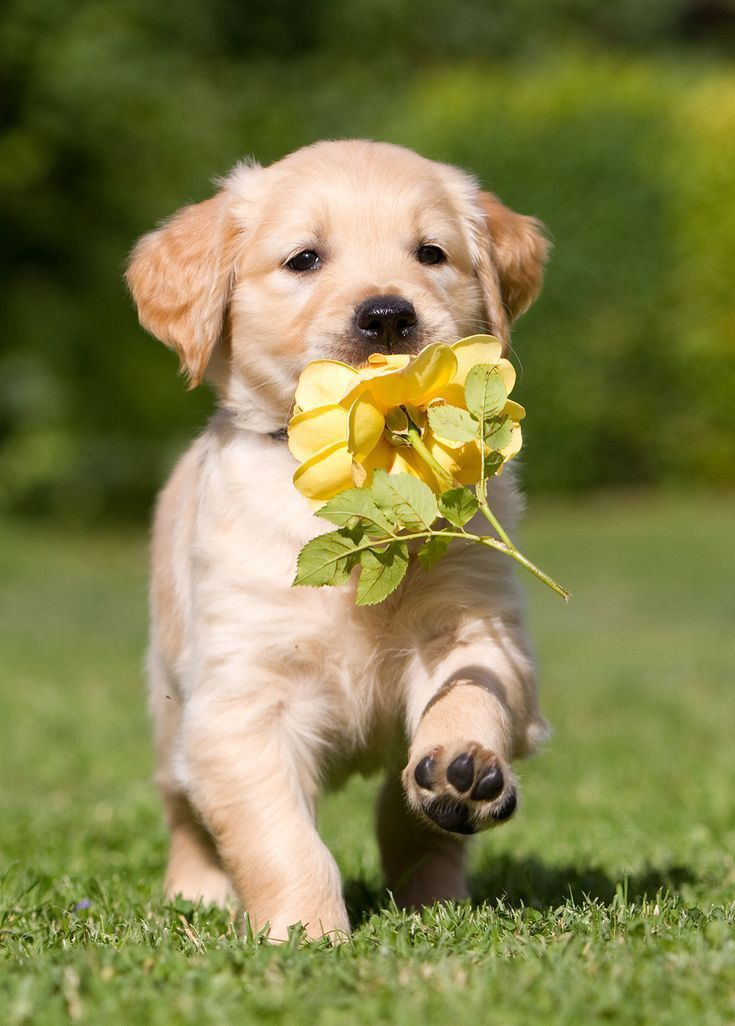
#> input picture image/dog.jpg, 735 x 1026 px
$ jupyter execute mid_term.ipynb   (shell and % lines are left out)
#> lines starting #> are read from the running program, lines starting #| are printed output that depends on the picture
# Midterm assigment
**Image enhancement** is the process of improving the visual quality of an image by adjusting its characteristics, such as contrast, brightness, or color balance. Image enhancement techniques can be used to emphasize certain features, correct for poor lighting conditions, or simply make an image more aesthetically pleasing.

In this assignment, students will implement different image enhancement techniques using Python and OpenCV to gain a deeper understanding of how these methods work and their applications in real-world scenarios.

The assignment can be structured as follows:

1. Load an image: The first step is to load an image into the code using a library such as OpenCV or Pillow. The image should have some room for improvement in terms of brightness, contrast, or color balance.

2. Histogram equalization: Apply histogram equalization to improve the contrast of the image. Use cv2.equalizeHist() for grayscale images or apply it to each color channel separately for color images. Plot the equalized image alongside the original image using a plotting library such as Matplotlib.

3. Contrast stretching: Implement a contrast stretching function that rescales the pixel intensities in the image to a desired range, such as [0, 255]. Apply the function to the image and plot the contrast-stretched image alongside the original and equalized images.

4. Adaptive histogram equalization: Apply adaptive histogram equalization using the Contrast Limited Adaptive Histogram Equalization (CLAHE) method in OpenCV (cv2.createCLAHE()). Compare the results with global histogram equalization and plot the adaptively equalized image.

5. Color balance: Implement a color balance correction function that adjusts the color channels in the image to remove color casts (e.g., due to poor lighting conditions). One approach is to scale the intensities in each channel so that they have the same mean or median value. Apply the function to the image and plot the color-balanced image alongside the other enhanced images.

By completing this assignment, students can gain hands-on experience with various image enhancement techniques and learn how to apply these methods to improve the visual quality of digital images.

[cell 1]
import cv2
import numpy as np
import matplotlib.pyplot as plt

# Load the color image
color_img = cv2.imread('./image/dog.jpg')
#> color_img is the input picture: shape (1026, 735, 3); mean B, G, R 75.1, 128.9, 130

# Split the image into its color channels
b, g, r = cv2.split(color_img)

# Compute the histograms for each color channel
hist_r = cv2.calcHist([r], [0], None, [256], [0, 256])
#> hist_r = 256 values, max 9301 at index 255, min 12 at index 0, mean 2945.7
hist_g = cv2.calcHist([g], [0], None, [256], [0, 256])
#> hist_g = 256 values, max 7950 at index 147, min 37 at index 254, mean 2945.7
hist_b = cv2.calcHist([b], [0], None, [256], [0, 256])
#> hist_b = 256 values, max 10845 at index 0, min 0 at index 245, mean 2945.7

# Apply histogram equalization to each channel
eq_b = cv2.equalizeHist(b)
eq_g = cv2.equalizeHist(g)
eq_r = cv2.equalizeHist(r)

# Merge the equalized channels back into a color image
equalized_color_img = cv2.merge((eq_b, eq_g, eq_r))

# Compute the histograms for each channel of the equalized image
equalized_hist_r = cv2.calcHist([eq_r], [0], None, [256], [0, 256])
#> equalized_hist_r = 256 values, max 9301 at index 255, min 0 at index 18, mean 2945.7
equalized_hist_g = cv2.calcHist([eq_g], [0], None, [256], [0, 256])
#> equalized_hist_g = 256 values, max 7950 at index 162, min 0 at index 25, mean 2945.7
equalized_hist_b = cv2.calcHist([eq_b], [0], None, [256], [0, 256])
#> equalized_hist_b = 256 values, max 10845 at index 0, min 0 at index 1, mean 2945.7

# Plot the original color image, its histogram, the equalized color image, and its histogram
fig, axes = plt.subplots(nrows=2, ncols=2, figsize=(10, 10))

axes[0, 0].imshow(cv2.cvtColor(color_img, cv2.COLOR_BGR2RGB))
axes[0, 0].set_title('Color Image')

axes[0, 1].plot(hist_r, color='r')
axes[0, 1].plot(hist_g, color='g')
axes[0, 1].plot(hist_b, color='b')
axes[0, 1].set_title('Color Histogram')
axes[0, 1].set_axisbelow(True)
axes[0, 1].grid(True, linestyle='--', zorder=0)
axes[1, 0].imshow(cv2.cvtColor(equalized_color_img, cv2.COLOR_BGR2RGB))
axes[1, 0].set_title('Equalized Color Image')

axes[1, 1].plot(equalized_hist_r, color='r')
axes[1, 1].plot(equalized_hist_g, color='g')
axes[1, 1].plot(equalized_hist_b, color='b')
axes[1, 1].set_title('Equalized Color Histogram')
axes[1, 1].grid(True, linestyle='--', zorder=0)
axes[1, 1].set_axisbelow(True)

plt.show()

[cell 2]
### TODO 1 : Write a essay in English or Vietnamese to evaluate the above result.
'''
    Sau khi dùng cân bằng histogram, dựa trên quan sát và biểu đồ histogram, hình ảnh được cân bằng histogram có một số đặc điểm sau:
    - Hình ảnh có sự tương phản tốt hơn ở một số chi tiết phân biệt vùng sáng và vùng tối. Do tần suất pixel có giá trị pixel tiến về 0 xuất hiện nhiều hơn,
    và có sự phân vùng tần suất xuất hiện các pixel theo giá trị pixel ( 0 - 100, 100 - 200, 200 - 255).
    - Có sự thay đổi trong màu sắc của hình ảnh. Do tần suất xuất hiện và giá trị pixel của pixel có màu xanh dương chiếm nhiều hơn so với pixel có màu đỏ và xanh lá.
    - Tần suất pixel có giá trị pixel 0 xuất hiện nhiều nhất là pixel có màu xanh. Với giá trị pixel 255 thì tần suất pixel có màu đỏ xuất hiện nhiều nhất.
'''

### 2. Contrast stretching

#### 2.1. Color images

[cell 3]
def contrast_stretching_color_image(img, a, b, c, d):
    """
    Rescales the pixel intensities in a color image to a desired range using contrast stretching.

    Parameters
    ----------
    img : numpy.ndarray
        The input color image to apply contrast stretching on.
    a : int
        The lower limit of the pixel intensity range that will be stretched.
    b : int
        The upper limit of the pixel intensity range that will be stretched.
    c : int
        The lower limit of the output pixel intensity range.
    d : int
        The upper limit of the output pixel intensity range.

    Returns
    -------
    numpy.ndarray
        The contrast-stretched color image with pixel intensities rescaled to the range [c, d].
    """

    # Initialize the output image with zeros of the same shape as the input image
    stretched_img = np.zeros_like(img)

    # Loop over each color channel in the image
    for channel in range(img.shape[2]):
        pixel_vals = img[:, :, channel]
        # Calculate the new pixel intensities using linear transformation and set them to the output image
        stretched_vals = np.where(pixel_vals < a, c, np.where(pixel_vals > b, d, ((pixel_vals - a) * ((d - c) / (b - a))) + c))
        stretched_img[:, :, channel] = stretched_vals

    return stretched_img

[cell 4]
# Load a color image
img = cv2.imread('./image/dog.jpg', cv2.IMREAD_COLOR)

# Convert the image to RGB for displaying with Matplotlib
img = cv2.cvtColor(img, cv2.COLOR_BGR2RGB)

# Calculate the histograms of the original and contrast-stretched images
orig_hist_r, _ = np.histogram(img[:, :, 0], bins=256, range=(0, 255))
#> orig_hist_r has the same summary as hist_r
orig_hist_g, _ = np.histogram(img[:, :, 1], bins=256, range=(0, 255))
#> orig_hist_g has the same summary as hist_g
orig_hist_b, _ = np.histogram(img[:, :, 2], bins=256, range=(0, 255))
#> orig_hist_b has the same summary as hist_b

stretched_img = contrast_stretching_color_image(img, 50, 200, 0, 255)
#> after the loop in contrast_stretching_color_image, `for channel in range(img.shape[2]):`:
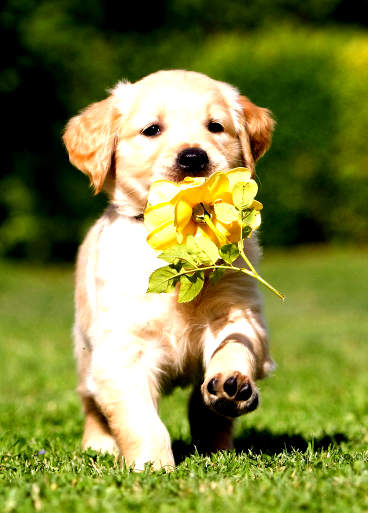
#> stretched_img: shape (1026, 735, 3) (shown at 1/2 size); mean R, G, B 126.1, 131.1, 62.3
stretched_hist_r, _ = np.histogram(stretched_img[:, :, 0], bins=256, range=(0, 255))
#> stretched_hist_r = 256 values, max 158508 at index 255, min 0 at index 2, mean 2945.7
stretched_hist_g, _ = np.histogram(stretched_img[:, :, 1], bins=256, range=(0, 255))
#> stretched_hist_g = 256 values, max 101283 at index 255, min 0 at index 2, mean 2945.7
stretched_hist_b, _ = np.histogram(stretched_img[:, :, 2], bins=256, range=(0, 255))
#> stretched_hist_b = 256 values, max 328497 at index 0, min 0 at index 2, mean 2945.7

# Plot the images and histograms
fig, axs = plt.subplots(nrows=2, ncols=2, figsize=(10, 10))

axs[0, 0].imshow(img)
axs[0, 0].set_title('Original')

axs[0, 1].imshow(stretched_img)
axs[0, 1].set_title('Contrast-stretched')

axs[1, 0].plot(orig_hist_r, color='red')
axs[1, 0].plot(orig_hist_g, color='green')
axs[1, 0].plot(orig_hist_b, color='blue')
axs[1, 0].set_xlim([0, 255])
axs[1, 0].set_ylim([0, max(max(orig_hist_r), max(orig_hist_g), max(orig_hist_b)) + 100])
axs[1, 0].set_title('Original Histogram')

axs[1, 1].plot(stretched_hist_r, color='red')
axs[1, 1].plot(stretched_hist_g, color='green')
axs[1, 1].plot(stretched_hist_b, color='blue')
axs[1, 1].set_xlim([0, 255])
axs[1, 1].set_ylim([0, max(max(stretched_hist_r), max(stretched_hist_g), max(stretched_hist_b)) + 100])
axs[1, 1].set_title('Contrast-stretched Histogram')

plt.show()
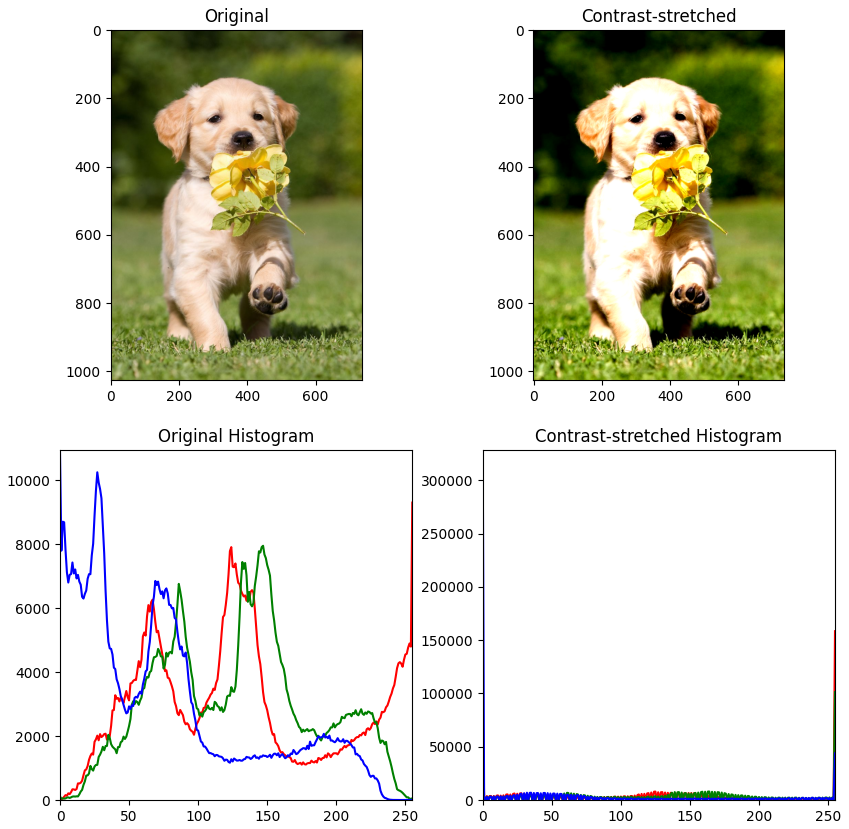
#> figure drawn by matplotlib, 4 panels; panel 3: curve peaks at x = 255, y = 9301; panel 3: curve peaks at x = 147, y = 7950; panel 3: curve peaks at x = 0, y = 10845; panel 4: curve peaks at x = 255, y = 158508

[cell 5]
### TODO 2: Write a essay in English or Vietnamese to evaluate the above result.
'''
    Sau khi tăng độ tương phản của ảnh gốc, dựa trên hình ảnh và biểu đồ histogram thì hình ảnh được làm tăng độ tương phản có những đặc điểm sau:
    - Hình ảnh có sự tương phản tốt hơn. Dựa trên biểu đồ histogram, số lượng Pixel có giá trị pixel 0 và số lượng pixel có giá trị pixel 255 tăng lên rất nhiều so với số lượng pixel có giá trị pixel khác.
    - Hình ảnh có sự nổi bật tại những vị trí có sự phân biệt rõ rệt giữa vùng sáng và tối. Một số chi tiết sẽ bị mất đi do vùng sáng trở nên sáng quá mức và vùng tối trở nên tối quá mức.
    - Dựa trên biểu đồ histogram, Các giá trị pixel khác giá trị pixel 0 và 255 có số tần suất pixel đồng đều nhau. Hầu hết tần suất xuất hiện pixel tại các giá trị pixel khác 0 và 255 ít hơn rất nhiều.
    - Màu sắc của hình ảnh trở nên tươi hơn. Dựa trên biểu đồ histogram, tần suất các pixel có màu xanh/đỏ và có giá trị pixel từ 100 - 200 nhỉnh hơn so với các giá trị pixel khác 0 và 255.
'''

#### 2.2. Gray-scale images

[cell 6]
import cv2
import numpy as np
import matplotlib.pyplot as plt

def contrast_stretching_gray_image(img, a, b, c, d):
    """
    Rescales the pixel intensities in an image to a desired range using contrast stretching.

    Parameters
    ----------
    img : numpy.ndarray
        The input image to apply contrast stretching on.
    a : int
        The lower limit of the pixel intensity range that will be stretched.
    b : int
        The upper limit of the pixel intensity range that will be stretched.
    c : int
        The lower limit of the output pixel intensity range.
    d : int
        The upper limit of the output pixel intensity range.

    Returns
    -------
    numpy.ndarray
        The contrast-stretched image with pixel intensities rescaled to the range [c, d].
    """

    # Initialize the output image with zeros of the same shape as the input image
    stretched_img = np.zeros_like(img)

    # Loop over each pixel in the image
    for i in range(img.shape[0]):
        for j in range(img.shape[1]):
            pixel_val = img[i, j]
            # If the pixel value is less than the lower limit of the pixel intensity range, set it to the lower limit of the output pixel intensity range
            if pixel_val < a:
                new_val = c
            # If the pixel value is greater than the upper limit of the pixel intensity range, set it to the upper limit of the output pixel intensity range
            elif pixel_val > b:
                new_val = d
            # Otherwise, calculate the new pixel intensity using linear transformation and set it to the output image
            else:
                new_val = ((pixel_val - a) * ((d - c) / (b - a))) + c
            stretched_img[i, j] = new_val

    return stretched_img

[cell 7]
# Load an image
img = cv2.imread('./image/dog.jpg', cv2.IMREAD_GRAYSCALE)
#> img: shape (1026, 735)

# Calculate the histograms of the original and contrast-stretched images
orig_hist, _ = np.histogram(img, bins=256, range=(0, 255))
#> orig_hist = 256 values, max 7640 at index 124, min 3 at index 254, mean 2945.7
stretched_hist, _ = np.histogram(contrast_stretching_gray_image(img, 50, 200, 0, 255), bins=256, range=(0, 255))
#> after the loop in contrast_stretching_gray_image, `for i in range(img.shape[0]):`:
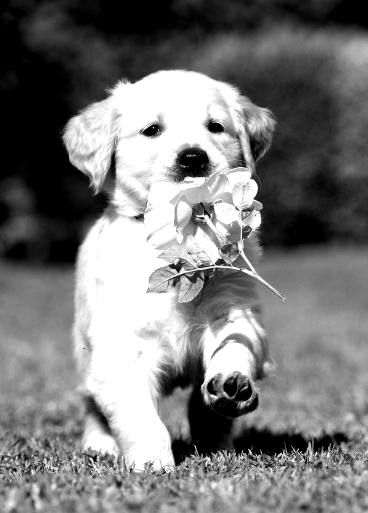
#> stretched_img: shape (1026, 735) (shown at 1/2 size); min 0, max 255, mean 121.1
#> stretched_hist = 256 values, max 110725 at index 255, min 0 at index 2, mean 2945.7

# Plot the images and histograms
fig, axs = plt.subplots(nrows=2, ncols=2, figsize=(10, 10))

axs[0, 0].imshow(img, cmap='gray')
axs[0, 0].set_title('Original')
axs[0, 1].imshow(contrast_stretching_gray_image(img, 50, 200, 0, 255), cmap='gray')
axs[0, 1].set_title('Contrast-stretched')

axs[1, 0].plot(orig_hist)
axs[1, 0].set_xlim([0, 255])
axs[1, 0].set_ylim([0, max(orig_hist) + 100])
axs[1, 0].set_title('Original Histogram')

axs[1, 1].plot(stretched_hist)
axs[1, 1].set_xlim([0, 255])
axs[1, 1].set_ylim([0, max(stretched_hist) + 100])
axs[1, 1].set_title('Contrast-stretched Histogram')

plt.show()

[cell 8]
### TODO 3: Write a essay in English or Vietnamese to evaluate the above result.
'''
    Dựa trên biểu đồ histogram, hình ảnh của ảnh xám và ảnh xám được căng độ tương phản thì hình ảnh sau khi được căng độ tương phản có một số đặc điểm sau:
    - Hình ảnh có sự tương phản tốt hơn. Dựa trên biểu đồ histogram, tần suất của pixel có giá trị pixel 0 và 255 nhiều hơn so với các giá trị pixel khác.
    - Các chi tiết phân biệt vùng sáng và vùng tối được nổi bật hơn.
    - Các vùng có độ sáng cao thì trở nên sáng hơn rất nhiều, và một số chi tiết ở trong vùng này bị làm mờ đi hoặc mất đi sau khi làm căng độ tương phản.
'''

### 3. Adaptive histogram equalization

[cell 9]
import cv2
import numpy as np
import matplotlib.pyplot as plt

# Load an image in grayscale
img = cv2.imread('./image/dog.jpg', cv2.IMREAD_GRAYSCALE)

# Apply global histogram equalization
global_hist_eq = cv2.equalizeHist(img)
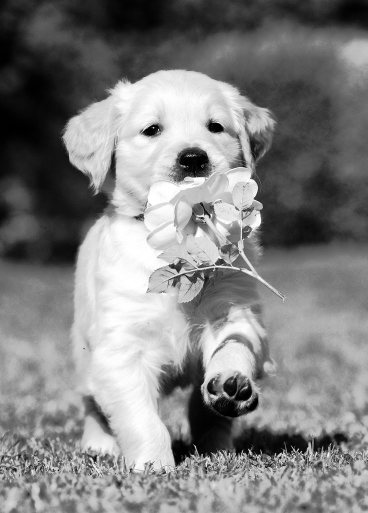
#> global_hist_eq: shape (1026, 735) (shown at 1/2 size); min 0, max 255, mean 128.2
global_hist, _ = np.histogram(global_hist_eq, bins=256, range=(0, 255))
#> global_hist = 256 values, max 7640 at index 131, min 0 at index 26, mean 2945.7

# Apply adaptive histogram equalization using CLAHE
clahe = cv2.createCLAHE(clipLimit=2.0, tileGridSize=(8,8))
adaptive_hist_eq = clahe.apply(img)
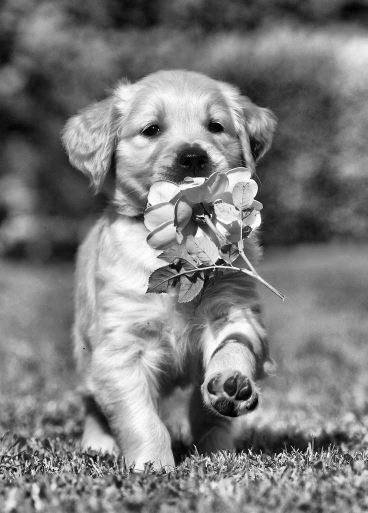
#> adaptive_hist_eq: shape (1026, 735) (shown at 1/2 size); min 0, max 255, mean 124.5
adaptive_hist, _ = np.histogram(adaptive_hist_eq, bins=256, range=(0, 255))
#> adaptive_hist = 256 values, max 5091 at index 131, min 15 at index 255, mean 2945.7

# Plot the original, global histogram equalized, and adaptively equalized images and histograms
fig, axs = plt.subplots(nrows=2, ncols=3, figsize=(12, 8))

axs[0, 0].imshow(img, cmap='gray')
axs[0, 0].set_title('Original')

axs[0, 1].imshow(global_hist_eq, cmap='gray')
axs[0, 1].set_title('Global Histogram Equalization')

axs[0, 2].imshow(adaptive_hist_eq, cmap='gray')
axs[0, 2].set_title('Adaptive Histogram Equalization')

axs[1, 0].hist(img.flatten(), bins=256, range=(0, 255), color='gray')
axs[1, 0].set_xlim([0, 255])
axs[1, 0].set_ylim([0, img.size/10])
axs[1, 0].set_title('Original Histogram')

axs[1, 1].bar(np.arange(256), global_hist, color='gray', width=1)
axs[1, 1].set_xlim([0, 255])
axs[1, 1].set_ylim([0, global_hist.max()+100])
axs[1, 1].set_title('Global Histogram')

axs[1, 2].bar(np.arange(256), adaptive_hist, color='gray', width=1)
axs[1, 2].set_xlim([0, 255])
axs[1, 2].set_ylim([0, adaptive_hist.max()+100])
axs[1, 2].set_title('Adaptive Histogram')

plt.tight_layout()
plt.show()
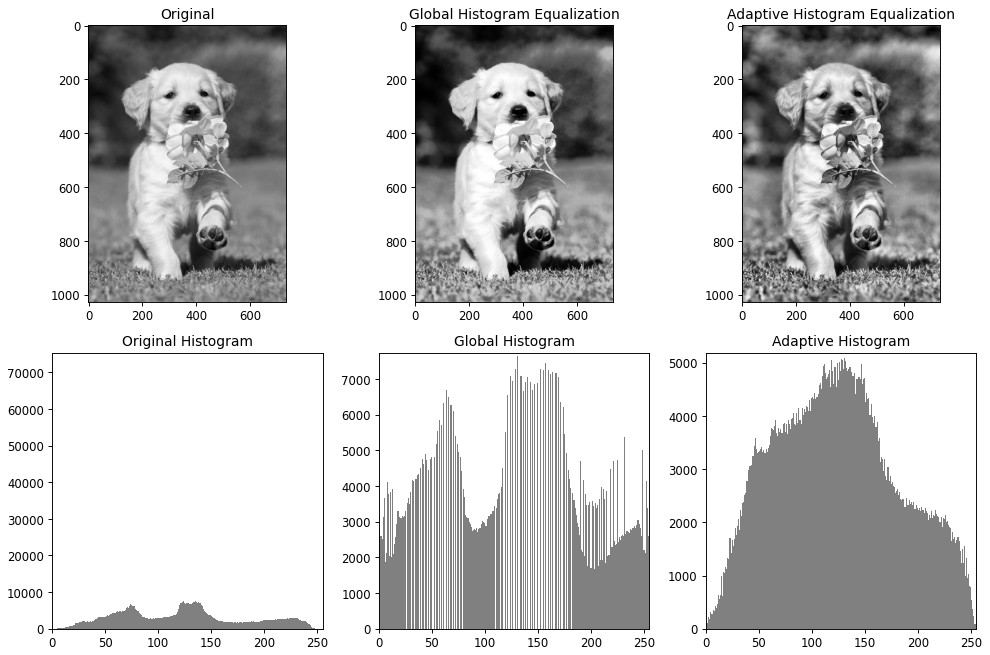
#> figure drawn by matplotlib, 6 panels; panel 4: tallest bar 7640 high, from x = 123.5 to 124.5; panel 5: tallest bar 7640 high, from x = 130.5 to 131.5; panel 6: tallest bar 5091 high, from x = 130.5 to 131.5
